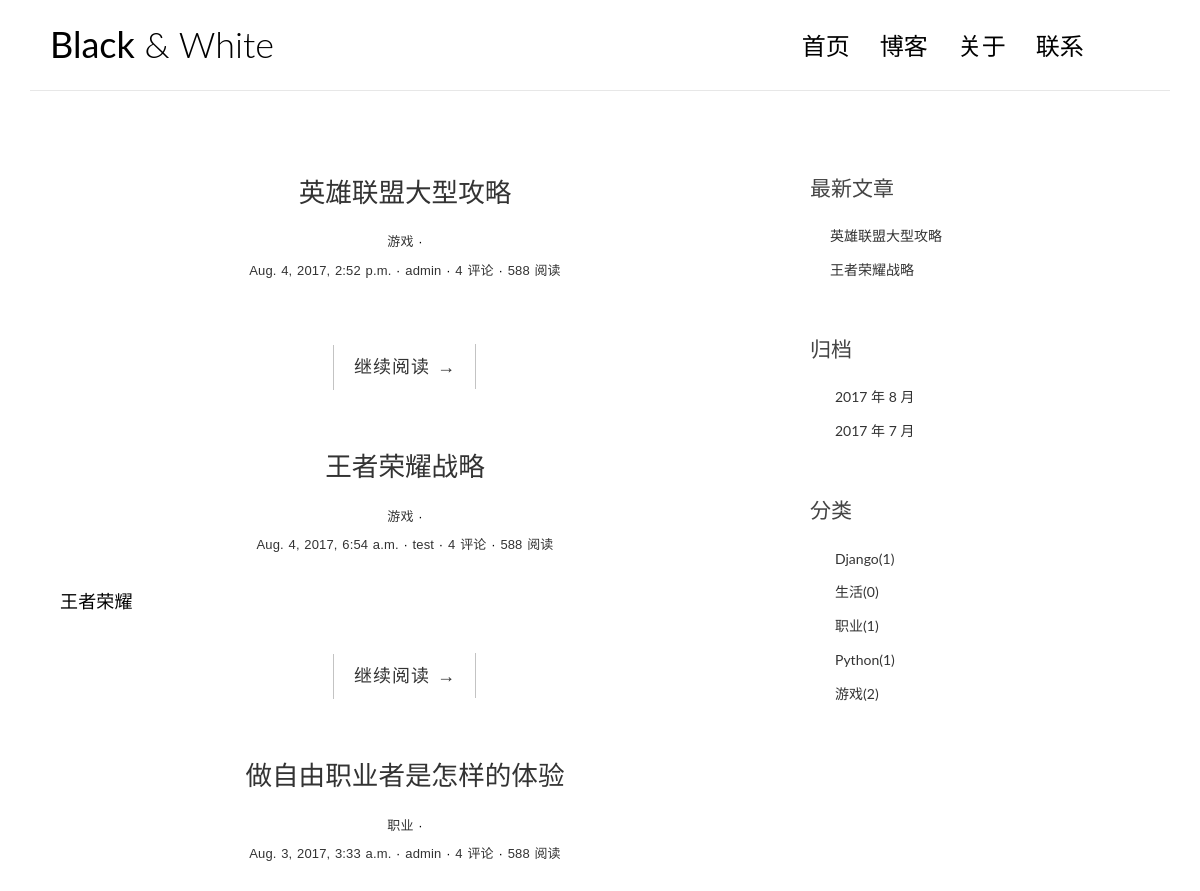
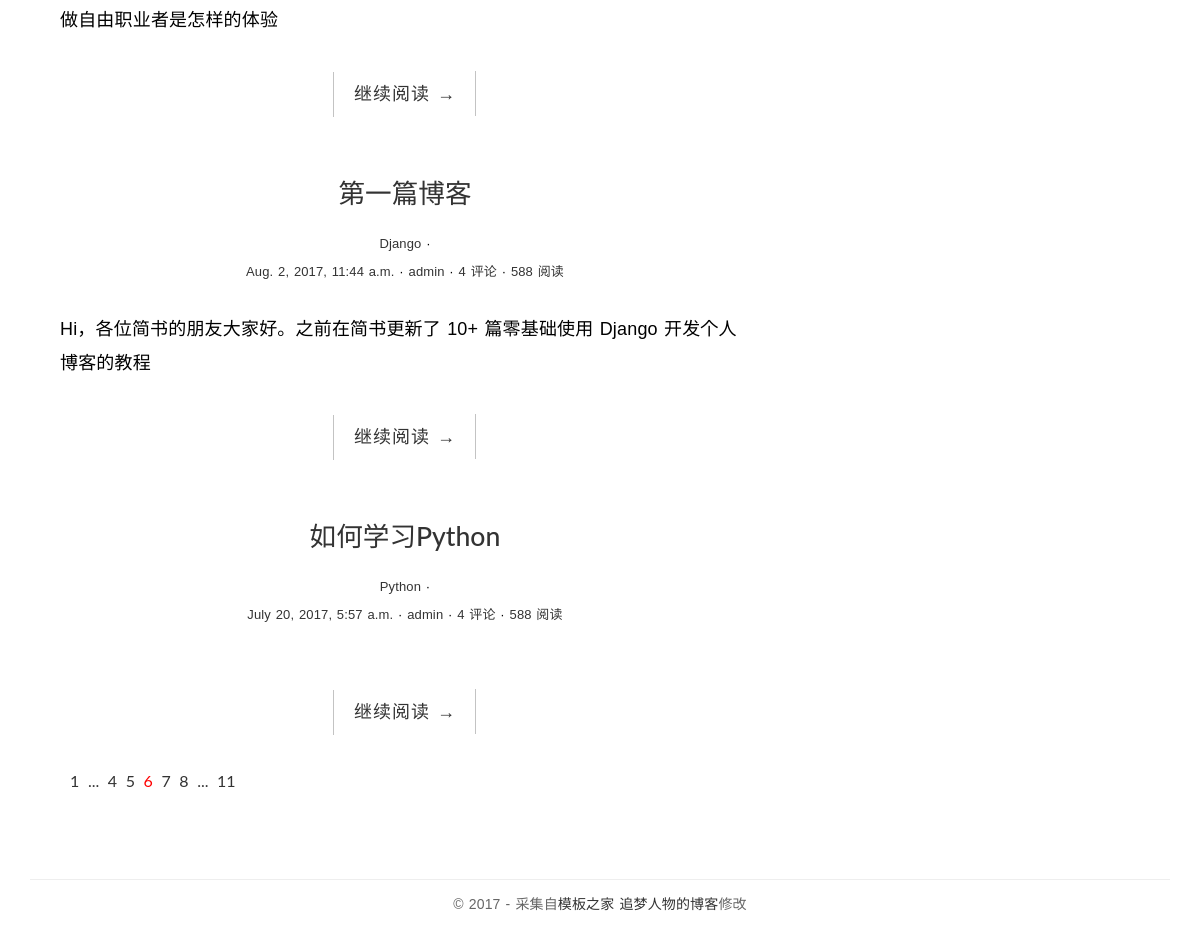
The page / on the database its author committed (2 pictures, top to bottom).
### blog/models.py (models this page shows, shortened)
class Post(models.Model):
	title = models.CharField(max_length = 100)
	body = models.TextField()
	created_time = models.DateTimeField()
	modified_time = models.DateTimeField()
	excerpt = models.CharField(max_length = 200, blank = True)
	category = models.ForeignKey(Category, on_delete = models.CASCADE)
	tags = models.ManyToManyField(Tag, blank = True)
	author = models.ForeignKey(User, on_delete = models.CASCADE)
	def get_absolute_url(self):
		return reverse('blog:detail', kwargs = {'pk' : self.pk})

class Category(models.Model):
	name = models.CharField(max_length = 100)

### blog/views.py (the view)
# urls.py: url(r'^$', views.index, name = 'index'),
def index(request):
	post_list = Post.objects.all().order_by('-created_time')
	return render(request, 'blog/index.html', context = {'post_list' : post_list})

### blog/templatetags/blog_tags.py (called while the page is built)
@register.simple_tag
def get_recent_posts(num = 5):
	return Post.objects.all().order_by('-created_time')[:num]

@register.simple_tag
def archives():
	return Post.objects.dates('created_time', 'month', order = 'DESC')

@register.simple_tag
def get_categories():
	return Category.objects.all()

@register.simple_tag
def get_category_cnt(cat_pk):
	cat = get_object_or_404(Category, pk = cat_pk)
	lst = Post.objects.all().filter(category = cat)
	return lst.count()

### templates/blog/index.html
{% extends 'base.html' %}
{% block main %}
	{% for post in post_list %}
		<article class="post post-{{ post.pk }}">
			<header class="entry-header">
				<h1 class="entry-title">
					<a href="{{ post.get_absolute_url }}">{{ post.title }}</a>
				</h1>
					<div class="entry-meta">
					<p><span class="post-category"><a href="#">{{ post.category.name }}</a></span><p>
					<span class="post-date"><a href="#"><time class="entry-date" datetime="{{ post.created_time }}">{{ post.created_time }}</time></a></span>
					<span class="post-author"><a href="#">{{ post.author }}</a></span>
					<span class="comments-link"><a href="#">4 评论</a></span>
					<span class="views-count"><a href="#">588 阅读</a></span>
				</div>
			</header>
			<div class="entry-content clearfix">
				<p>{{ post.excerpt }}</p>
				<div class="read-more cl-effect-14">
					<a href="{{ post.get_absolute_url }}" class="more-link">继续阅读 <span class="meta-nav">→</span></a>
				</div>
			</div>
		</article>
		{% empty %}
			<div class="no-post">暂时还没有发布的文章！</div>
		{% endfor %}
	<div class="pagination">
		<ul>
			<li><a href="">1</a></li>
			<li><a href="">...</a></li>
			<li><a href="">4</a></li>
			<li><a href="">5</a></li>
			<li class="current"><a href="">6</a></li>
			<li><a href="">7</a></li>
			<li><a href="">8</a></li>
			<li><a href="">...</a></li>
			<li><a href="">11</a></li>
		</ul>
	</div>
{% endblock main %}

### templates/base.html (shortened to what this page needs)
{% load staticfiles %}
{% load blog_tags %}
<!DOCTYPE html>
<html>
<head>
    <link rel="stylesheet" href="{% static 'blog/css/bootstrap.min.css' %}">
    <link rel="stylesheet" href="http://code.ionicframework.com/ionicons/2.0.1/css/ionicons.min.css">
    <link rel="stylesheet" href="{% static 'blog/css/pace.css' %}">
    <link rel="stylesheet" href="{% static 'blog/css/custom.css' %}">
</head>
<body>
<div class="container">
    <header id="site-header">
        <div class="row">
            <div class="col-md-4 col-sm-5 col-xs-8">
                <div class="logo">
                    <h1><a href="{% url 'blog:index' %}"><b>Black</b> &amp; White</a></h1>
                </div>
            </div>
            <div class="col-md-8 col-sm-7 col-xs-4">
                <nav class="main-nav" role="navigation">
                    <div class="collapse navbar-collapse" id="bs-example-navbar-collapse-1">
                        <ul class="nav navbar-nav navbar-right">
                            <li class="cl-effect-11"><a href="{% url 'blog:index' %}" data-hover="首页">首页</a></li>
                            <li class="cl-effect-11"><a href="full-width.html" data-hover="博客">博客</a></li>
                            <li class="cl-effect-11"><a href="about.html" data-hover="关于">关于</a></li>
                            <li class="cl-effect-11"><a href="contact.html" data-hover="联系">联系</a></li>
                        </ul>
                    </div>
                </nav>
            </div>
        </div>
    </header>
</div>
<div class="content-body">
    <div class="container">
        <div class="row">
            <main class="col-md-8">
				{% block main %}
				{% endblock main %}
            </main>
            <aside class="col-md-4">
                <div class="widget widget-recent-posts">
                    <h3 class="widget-title">最新文章</h3>
					{% get_recent_posts 2 as recent_post_list %}
                    <ul>
						{% for post in recent_post_list %}
						<li>
								<a href="{{ post.get_absolute_url }}">{{ post.title }}</a>
                        </li>
						{% empty %}
						暂无文章!
						{% endfor %}
                    </ul>
                </div>
                <div class="widget widget-archives">
                    <h3 class="widget-title">归档</h3>
					{% archives as date_list %}
                    <ul>
						{% for date in date_list%}
                        <li>
                            <a href="{% url 'blog:archives' date.year date.month %}">{{ date.year }} 年 {{ date.month }} 月</a>
                        </li>
						{% endfor %}
                    </ul>
                </div>
                <div class="widget widget-category">
                    <h3 class="widget-title">分类</h3>
					{% get_categories as category_list %}
                    <ul>
						{% for c in category_list %}
                        <li>
                            <a href="{% url 'blog:category' c.pk %}">{{ c.name }}<span class="post-count">({% get_category_cnt c.id %})</span></a>
                        </li>
						{% empty %}
						暂无分类!
						{% endfor %}
                    </ul>
                </div>
            </aside>
        </div>
    </div>
</div>
<footer id="site-footer">
    <div class="container">
        <div class="row">
            <div class="col-md-12">
                <p class="copyright">&copy 2017 - 采集自<a href="http://www.cssmoban.com/"
                                                        target="_blank" title="模板之家">模板之家</a>
                    <a href="http://zmrenwu.com/" title="网页模板" target="_blank">追梦人物的博客</a>修改
                </p>
            </div>
        </div>
    </div>
</footer>
</body>
</html>

### blog/static/blog/css/custom.css (style rules this page uses)
* { outline: none; }
h1, h2, h3, h4, h5, h6 { margin-top: 0; }
b { font-weight: 400; }
a { color: #333; }
body { color: #444; font-family: 'Lato', sans-serif; }
p { font-family: 'Ubuntu', sans-serif; font-weight: 400; word-spacing: 1px; letter-spacing: 0.01em; }
#site-header { background-color: #FFF; padding: 25px 20px; margin-bottom: 40px; border-bottom: 1px solid #e7e7e7; }
.logo h1 a { color: #000; }
.logo h1 { margin: 0; font-family: 'Lato', sans-serif; font-weight: 300; }
.main-nav { margin-top: 11px; max-width: 95%; }
.main-nav a { color: #000000 !important; padding: 0 0 5px 0 !important; margin-right: 30px; font-family: 'Lato', sans-serif; font-weight: 300; font-size: 24px; }
.cl-effect-11 a { padding: 10px 0; color: #0972b4; text-shadow: none; }
.cl-effect-11 a::before { position: absolute; top: 0; left: 0; overflow: hidden; padding: 0 0 5px 0 !important; max-width: 0; border-bottom: 1px solid #000; color: #000; content: attr(data-hover); white-space: nowrap; -webkit-transition: max-width 0.5s; -moz-transition: max-width 0.5s; transition: max-width 0.5s; }
.content-body { padding-bottom: 4em; }
.post { background: #fff; padding: 30px 30px 0; }
.entry-title { text-align: center; font-size: 1.9em; margin-bottom: 20px; line-height: 1.6; padding: 10px 20px 0; }
.entry-meta { text-align: center; color: #DDDDDD; font-size: 13px; margin-bottom: 30px; }
.entry-content { font-size: 18px; line-height: 1.9; font-weight: 300; color: #000; }
.post-category::after, .post-date::after, .post-author::after, .comments-link::after { content: ' ·'; color: #000; }
.read-more { font-family: 'Ubuntu', sans-serif; font-weight: 400; word-spacing: 1px; letter-spacing: 0.01em; text-align: center; margin-top: 20px; }
.cl-effect-14 a { padding: 0 20px; height: 45px; line-height: 45px; position: relative; display: inline-block; margin: 15px 25px; letter-spacing: 1px; font-weight: 400; text-shadow: 0 0 1px rgba(255, 255, 255, 0.3); }
.cl-effect-14 a::before, .cl-effect-14 a::after { position: absolute; width: 45px; height: 1px; background: #C3C3C3; content: ''; -webkit-transition: all 0.3s; -moz-transition: all 0.3s; transition: all 0.3s; pointer-events: none; }
.cl-effect-14 a::before { top: 0; left: 0; -webkit-transform: rotate(90deg); -moz-transform: rotate(90deg); transform: rotate(90deg); -webkit-transform-origin: 0 0; -moz-transform-origin: 0 0; transform-origin: 0 0; }
.cl-effect-14 a::after { right: 0; bottom: 0; -webkit-transform: rotate(90deg); -moz-transform: rotate(90deg); transform: rotate(90deg); -webkit-transform-origin: 100% 0; -moz-transform-origin: 100% 0; transform-origin: 100% 0; }
.widget { background: #fff; padding: 30px 0 0; }
.widget-title { font-size: 1.5em; margin-bottom: 20px; line-height: 1.6; padding: 10px 0 0; font-weight: 400; }
.widget-recent-posts ul { padding: 0; margin: 0; padding-left: 20px; }
.widget-recent-posts ul li { list-style-type: none; position: relative; line-height: 170%; margin-bottom: 10px; }
.widget-recent-posts ul li::before { content: '\f3d3'; font-family: "Ionicons"; position: absolute; left: -17px; top: 3px; font-size: 16px; color: #000; }
.widget-archives ul { padding: 0; margin: 0; padding-left: 25px; }
.widget-archives ul li { list-style-type: none; position: relative; line-height: 170%; margin-bottom: 10px; }
.widget-archives ul li::before { content: '\f3f3'; font-family: "Ionicons"; position: absolute; left: -25px; top: 1px; font-size: 16px; color: #000; }
.widget-category ul { padding: 0; margin: 0; padding-left: 25px; }
.widget-category ul li { list-style-type: none; position: relative; line-height: 170%; margin-bottom: 10px; }
.widget-category ul li::before { content: '\f3fe'; font-family: "Ionicons"; position: absolute; left: -25px; top: 1px; font-size: 18px; color: #000; }
#site-footer { padding-top: 10px; padding: 0 0 1.5em 0; }
.copyright { text-align: center; padding-top: 1em; margin: 0; border-top: 1px solid #eee; color: #666; }
.pagination ul { list-style: none; }
.pagination ul li { display: inline-block; font-size: 16px; margin-right: 5px; }
.current a { color: red; }

### rows shown on the page
Post: title "英雄联盟大型攻略", category.name "游戏", created_time "Aug. 4, 2017, 2:52 p.m.", author "admin"
Post: title "王者荣耀战略", category.name "游戏", created_time "Aug. 4, 2017, 6:54 a.m.", author "test", excerpt "王者荣耀"
Post: title "做自由职业者是怎样的体验", category.name "职业", created_time "Aug. 3, 2017, 3:33 a.m.", author "admin", excerpt "做自由职业者是怎样的体验"
Post: title "第一篇博客", category.name "Django", created_time "Aug. 2, 2017, 11:44 a.m.", author "admin", excerpt "Hi，各位简书的朋友大家好。之前在简书更新了 10+ 篇零基础使用 Django 开发个人博客的教程"
Post: title "如何学习Python", category.name "Python", created_time "July 20, 2017, 5:57 a.m.", author "admin"
Category: name "Django", id "1"
Category: name "生活", id "0"
Category: name "职业", id "1"
Category: name "Python", id "1"
Category: name "游戏", id "2"

### other values the page prints
{{ date.year }} "2017" "2017"
{{ date.month }} "8" "7"
